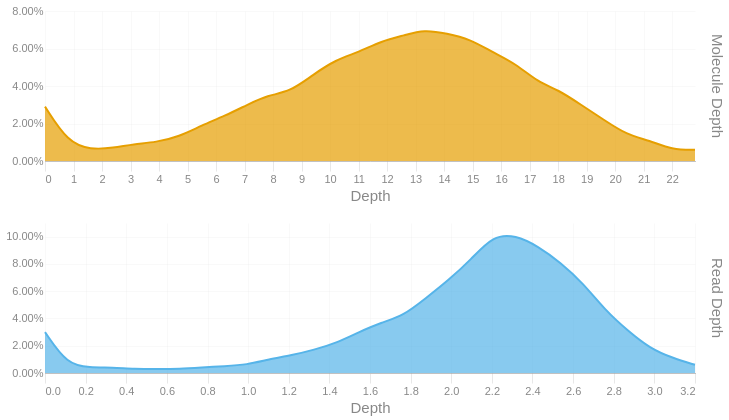

This figure's notebook cell:
### Code cell
readdep = depth_hist(tb['Read Depth'], q99, 3)
readdep = readdep.with_columns(pl.lit('Read Depth').alias('Metric'))
if not SKIPLR:
    moldep = depth_hist(tb['Molecule Depth'], mol_q99, 1)
    moldep = moldep.with_columns(pl.lit('Molecule Depth').alias('Metric'))
    _hist = pl.concat([readdep, moldep])
    _hist = _hist.filter(pl.col('Proportion') != 0)
    with SafeRender(_hist):
        (
            alt.Chart(_hist)        
            .mark_area(interpolate = "basis")
            .encode(
                x=alt.X('Bin:Q').scale(domainMin=0).axis(alt.Axis(title='Depth')),
                y = alt.Y('Proportion:Q', title = None).axis(format = '.2%'),
                color = alt.Color('Metric:N').legend(None),
                row = alt.Row("Metric:N").header(title = None, labelOrient = 'right'),
                tooltip = [
                    alt.Tooltip("Metric:N", title = "Metric"),
                    alt.Tooltip('Interval:N', title = "Depth Interval"),
                    alt.Tooltip('Proportion:Q', title = "% Alignments").format('.2%')
                ]
            )
            .resolve_scale(x='independent', y='independent')
            .properties(
                height = 150, width = 650,
                usermeta={'embedOptions': {'downloadFileName': f'{samplename}.depth.hist'}}
            )
        ).display()
else:
    readdep = readdep.filter(pl.col('Proportion') != 0)
    with SafeRender(readdep):
        (
            alt.Chart(readdep)        
            .mark_area(interpolate = "basis")
            .encode(
                x=alt.X('Bin:Q').scale(domainMin=0).axis(alt.Axis(title='Depth')),
                y = alt.Y('Proportion:Q', title = None).axis(format = '.2%'),
                tooltip = [
                    alt.Tooltip('Interval:N', title = "Depth Interval"),
                    alt.Tooltip('Proportion:Q', title = "% Alignments").format('.2%')
                ]
            )
            .properties(
                usermeta={'embedOptions': {'downloadFileName': f'{samplename}.depth.hist'}}
            )
        ).display()

### Figure 1 — Vega-Lite specification as saved in the notebook (floating-point values rounded to 4 significant figures)
{"width": 650, "height": 150, "config": {"title": {"anchor": "start", "dy": -15, "fontSize": 18, "color": "#888888", "subtitleColor": "#888888", "subtitleFontSize": 14}, "arc": {"fill": "#0072B2"}, "axis": {"domainColor": "#888888", "domainWidth": 0.5, "gridWidth": 0.2, "grid": false, "titleFontWeight": 400, "titleFontSize": 15, "labelFontSize": 11, "labelColor": "#888888", "tickColor": "#888888", "tickWidth": 0.2, "titleColor": "#888888"}, "axisBand": {"grid": false}, "axisX": {"grid": true, "tickSize": 10, "domainCap": "round"}, "axisY": {"domain": false, "grid": true, "tickSize": 0, "domainCap": "round"}, "background": "transparent", "header": {"labelFontSize": 15, "labelColor": "#888888", "titleFontSize": 15, "titleFontWeight": 600, "titleColor": "#888888"}, "legend": {"labelFont": "sans-serif", "labelFontSize": 12, "labelColor": "#888888", "symbolSize": 100, "symbolType": "circle", "titleFontSize": 12, "titlePadding": 10, "titleColor": "#888888", "title": null}, "range": {"category": ["#E69F00", "#56B4E9", "#009E73", "#F0E442", "#0072B2", "#D55E00", "#CC79A7", "#000000"], "diverging": ["#cfe8f3", "#a2d4ec", "#73bfe2", "#46abdb", "#1696d2", "#12719e"]}, "area": {"fill": "#0072B2", "fillOpacity": 0.7, "line": true, "strokeOpacity": 0.7}, "line": {"color": "#0072B2", "stroke": "#0072B2", "strokeWidth": 2}, "trail": {"color": "#0072B2", "stroke": "#0072B2", "strokeWidth": 0, "size": 1}, "point": {"filled": true, "fillOpacity": 1.0, "size": 95}, "text": {"color": "#888888", "fontSize": 11, "align": "right", "fontWeight": 400, "size": 11}, "bar": {"fill": "#0072B2", "stroke": null}, "view": {"stroke": null, "continuousWidth": 660, "continuousHeight": 400}}, "data": {"name": "data-ed3f530ed8b5583e36066b59cf03988c"}, "mark": {"type": "area", "interpolate": "basis"}, "encoding": {"color": {"field": "Metric", "legend": null, "type": "nominal"}, "row": {"field": "Metric", "header": {"title": null, "labelOrient": "right"}, "type": "nominal"}, "tooltip": [{"field": "Metric", "title": "Metric", "type": "nominal"}, {"field": "Interval", "title": "Depth Interval", "type": "nominal"}, {"field": "Proportion", "format": ".2%", "title": "% Alignments", "type": "quantitative"}], "x": {"axis": {"title": "Depth"}, "field": "Bin", "scale": {"domainMin": 0}, "type": "quantitative"}, "y": {"axis": {"format": ".2%"}, "field": "Proportion", "title": null, "type": "quantitative"}}, "resolve": {"scale": {"x": "independent", "y": "independent"}}, "usermeta": {"embedOptions": {"downloadFileName": "S1_Tusket_016.depth.hist"}}, "$schema": "https://vega.github.io/schema/vega-lite/v6.1.0.json", "datasets": {"data-ed3f530ed8b5583e36066b59cf03988c": [{"Bin": 0.0, "Interval": "0.0-0.11", "Proportion": 0.03, "Metric": "Read Depth"}, {"Bin": 0.11, "Interval": "0.11-0.221", "Proportion": 0.006, "Metric": "Read Depth"}, {"Bin": 0.221, "Interval": "0.221-0.331", "Proportion": 0.004, "Metric": "Read Depth"}, {"Bin": 0.331, "Interval": "0.331-0.441", "Proportion": 0.004, "Metric": "Read Depth"}, {"Bin": 0.441, "Interval": "0.441-0.552", "Proportion": 0.003, "Metric": "Read Depth"}, {"Bin": 0.552, "Interval": "0.552-0.662", "Proportion": 0.003, "Metric": "Read Depth"}, {"Bin": 0.662, "Interval": "0.662-0.772", "Proportion": 0.003, "Metric": "Read Depth"}, {"Bin": 0.772, "Interval": "0.772-0.883", "Proportion": 0.004, "Metric": "Read Depth"}, {"Bin": 0.883, "Interval": "0.883-0.993", "Proportion": 0.005, "Metric": "Read Depth"}, {"Bin": 0.993, "Interval": "0.993-1.103", "Proportion": 0.006, "Metric": "Read Depth"}, {"Bin": 1.103, "Interval": "1.103-1.214", "Proportion": 0.01, "Metric": "Read Depth"}, {"Bin": 1.214, "Interval": "1.214-1.324", "Proportion": 0.013, "Metric": "Read Depth"}, {"Bin": 1.324, "Interval": "1.324-1.434", "Proportion": 0.017, "Metric": "Read Depth"}, {"Bin": 1.434, "Interval": "1.434-1.545", "Proportion": 0.022, "Metric": "Read Depth"}, {"Bin": 1.545, "Interval": "1.545-1.655", "Proportion": 0.03, "Metric": "Read Depth"}, {"Bin": 1.655, "Interval": "1.655-1.765", "Proportion": 0.037, "Metric": "Read Depth"}, {"Bin": 1.765, "Interval": "1.765-1.876", "Proportion": 0.042, "Metric": "Read Depth"}, {"Bin": 1.876, "Interval": "1.876-1.986", "Proportion": 0.055, "Metric": "Read Depth"}, {"Bin": 1.986, "Interval": "1.986-2.096", "Proportion": 0.068, "Metric": "Read Depth"}, {"Bin": 2.096, "Interval": "2.096-2.207", "Proportion": 0.083, "Metric": "Read Depth"}, {"Bin": 2.207, "Interval": "2.207-2.317", "Proportion": 0.101, "Metric": "Read Depth"}, {"Bin": 2.317, "Interval": "2.317-2.427", "Proportion": 0.101, "Metric": "Read Depth"}, {"Bin": 2.427, "Interval": "2.427-2.538", "Proportion": 0.093, "Metric": "Read Depth"}, {"Bin": 2.538, "Interval": "2.538-2.648", "Proportion": 0.081, "Metric": "Read Depth"}, {"Bin": 2.648, "Interval": "2.648-2.758", "Proportion": 0.066, "Metric": "Read Depth"}, {"Bin": 2.758, "Interval": "2.758-2.869", "Proportion": 0.046, "Metric": "Read Depth"}, {"Bin": 2.869, "Interval": "2.869-2.979", "Proportion": 0.031, "Metric": "Read Depth"}, {"Bin": 2.979, "Interval": "2.979-3.089", "Proportion": 0.018, "Metric": "Read Depth"}, {"Bin": 3.089, "Interval": "3.089-3.2", "Proportion": 0.011, "Metric": "Read Depth"}, {"Bin": 3.2, "Interval": "3.2-3.31", "Proportion": 0.006, "Metric": "Read Depth"}, {"Bin": 0.0, "Interval": "0.0-0.8", "Proportion": 0.029, "Metric": "Molecule Depth"}, {"Bin": 0.8, "Interval": "0.8-1.6", "Proportion": 0.01, "Metric": "Molecule Depth"}, {"Bin": 1.6, "Interval": "1.6-2.4", "Proportion": 0.006, "Metric": "Molecule Depth"}, {"Bin": 2.4, "Interval": "2.4-3.1", "Proportion": 0.007, "Metric": "Molecule Depth"}, {"Bin": 3.1, "Interval": "3.1-3.9", "Proportion": 0.009, "Metric": "Molecule Depth"}, {"Bin": 3.9, "Interval": "3.9-4.7", "Proportion": 0.01, "Metric": "Molecule Depth"}, {"Bin": 4.7, "Interval": "4.7-5.5", "Proportion": 0.013, "Metric": "Molecule Depth"}, {"Bin": 5.5, "Interval": "5.5-6.3", "Proportion": 0.019, "Metric": "Molecule Depth"}, {"Bin": 6.3, "Interval": "6.3-7.1", "Proportion": 0.024, "Metric": "Molecule Depth"}, {"Bin": 7.1, "Interval": "7.1-7.8", "Proportion": 0.03, "Metric": "Molecule Depth"}, {"Bin": 7.8, "Interval": "7.8-8.6", "Proportion": 0.035, "Metric": "Molecule Depth"}, {"Bin": 8.6, "Interval": "8.6-9.4", "Proportion": 0.037, "Metric": "Molecule Depth"}, {"Bin": 9.4, "Interval": "9.4-10.2", "Proportion": 0.046, "Metric": "Molecule Depth"}, {"Bin": 10.2, "Interval": "10.2-11.0", "Proportion": 0.054, "Metric": "Molecule Depth"}, {"Bin": 11.0, "Interval": "11.0-11.8", "Proportion": 0.058, "Metric": "Molecule Depth"}, {"Bin": 11.8, "Interval": "11.8-12.6", "Proportion": 0.064, "Metric": "Molecule Depth"}, {"Bin": 12.6, "Interval": "12.6-13.3", "Proportion": 0.067, "Metric": "Molecule Depth"}, {"Bin": 13.3, "Interval": "13.3-14.1", "Proportion": 0.07, "Metric": "Molecule Depth"}, {"Bin": 14.1, "Interval": "14.1-14.9", "Proportion": 0.068, "Metric": "Molecule Depth"}, {"Bin": 14.9, "Interval": "14.9-15.7", "Proportion": 0.065, "Metric": "Molecule Depth"}, {"Bin": 15.7, "Interval": "15.7-16.5", "Proportion": 0.058, "Metric": "Molecule Depth"}, {"Bin": 16.5, "Interval": "16.5-17.3", "Proportion": 0.052, "Metric": "Molecule Depth"}, {"Bin": 17.3, "Interval": "17.3-18.0", "Proportion": 0.042, "Metric": "Molecule Depth"}, {"Bin": 18.0, "Interval": "18.0-18.8", "Proportion": 0.038, "Metric": "Molecule Depth"}, {"Bin": 18.8, "Interval": "18.8-19.6", "Proportion": 0.03, "Metric": "Molecule Depth"}, {"Bin": 19.6, "Interval": "19.6-20.4", "Proportion": 0.022, "Metric": "Molecule Depth"}, {"Bin": 20.4, "Interval": "20.4-21.2", "Proportion": 0.014, "Metric": "Molecule Depth"}, {"Bin": 21.2, "Interval": "21.2-22.0", "Proportion": 0.011, "Metric": "Molecule Depth"}, {"Bin": 22.0, "Interval": "22.0-22.8", "Proportion": 0.006, "Metric": "Molecule Depth"}, {"Bin": 22.8, "Interval": "22.8-23.54", "Proportion": 0.006, "Metric": "Molecule Depth"}]}}
